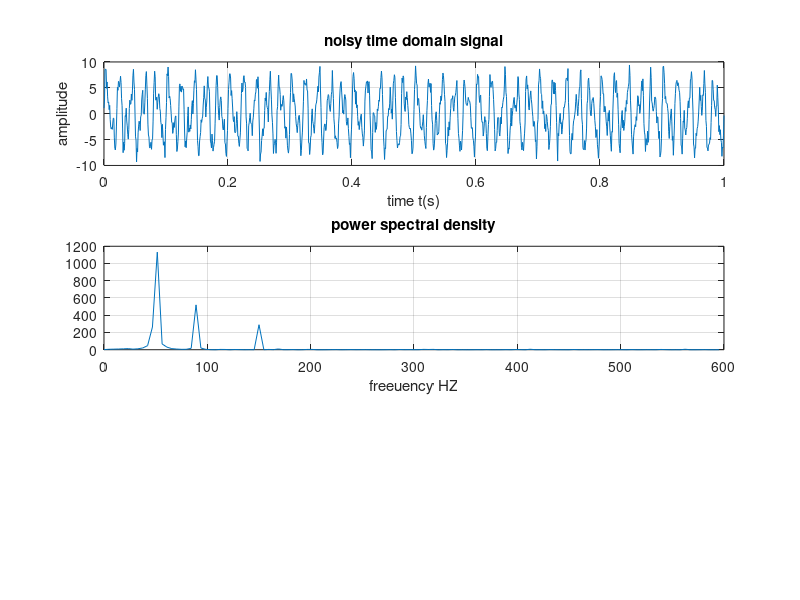

Source code (MATLAB):
%Time domain
fs=1200;
t=0:1/fs:1;
x=5*sin(2*pi*50*t)+3*sin(2*pi*90*t)+2*sin(2*pi*150*t);

y=x+randn(size(t));
subplot(3,1,1);
plot(t,y);
xlabel('time t(s)');
ylabel('amplitude');
title('noisy time domain signal');
grid on;

Y=fft(y,256);
Pyy=Y.*conj(Y)/256;
f=fs/256.*(0:127);

subplot(3,1,2);
plot(f,Pyy(1:128));
title('power spectral density');
xlabel('freeuency HZ');
grid on;
